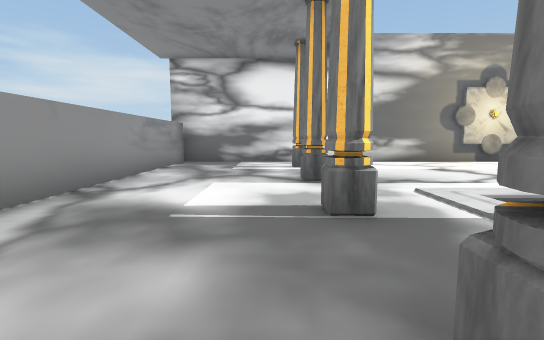
view 1 (above)

17 first-person views from a walk through a scene from a Unity 3-D project. The camera is 1.3 m above the floor, tilts 6° down and sees 85° across. The floor is counted in squares, 2 m on a side. Each view is taken from the middle of a square. On the plan, view 1 faces up. The plan holds only what a view shows up to about 9 squares ahead; the rest is blank. The player is left out. Some surface patterns are stand-ins.

view 2
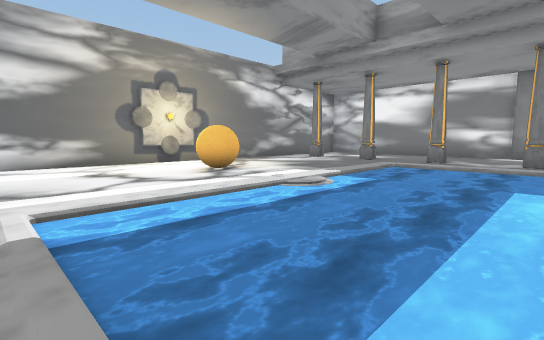

view 3
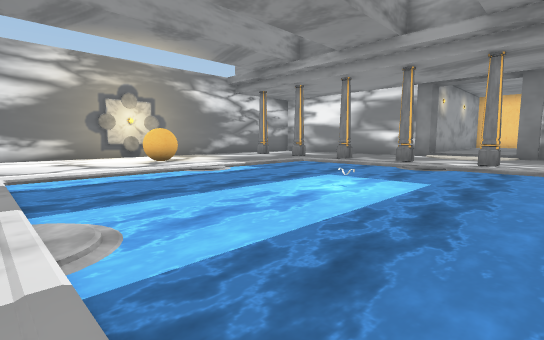

view 4
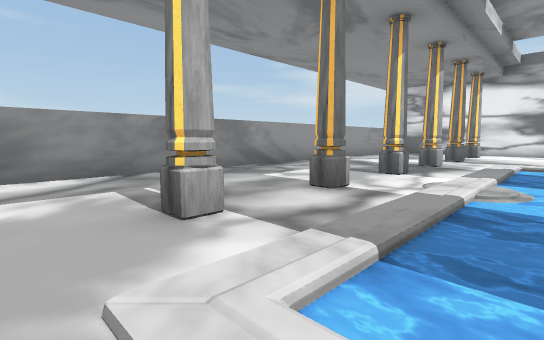

view 5
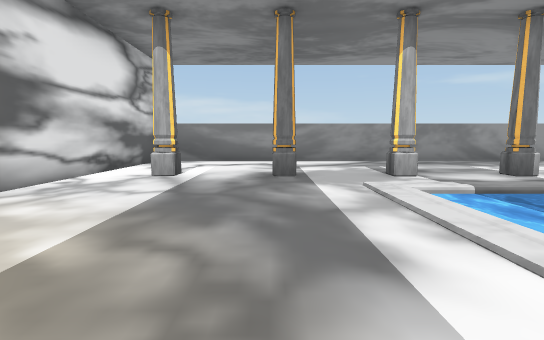

view 6
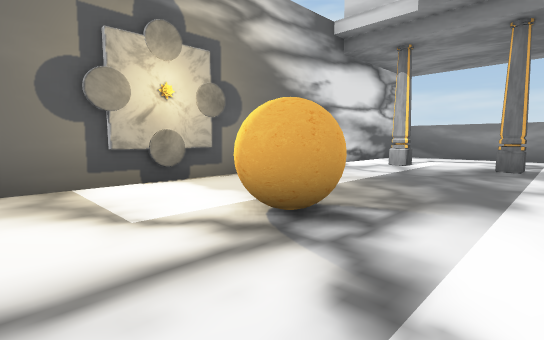

view 7
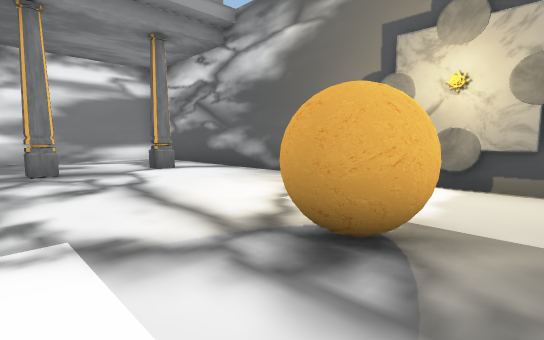

view 8
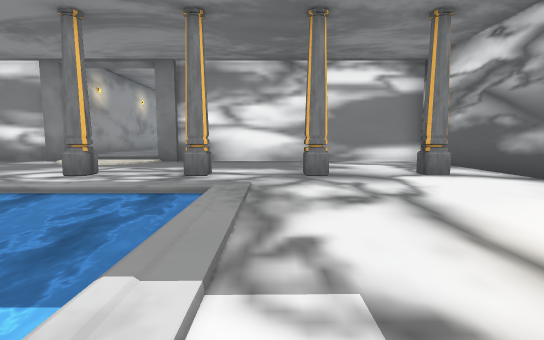

view 9
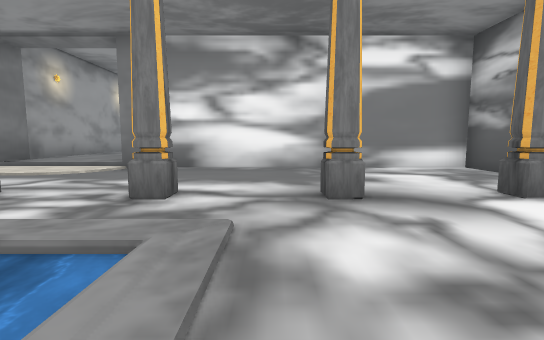

view 10
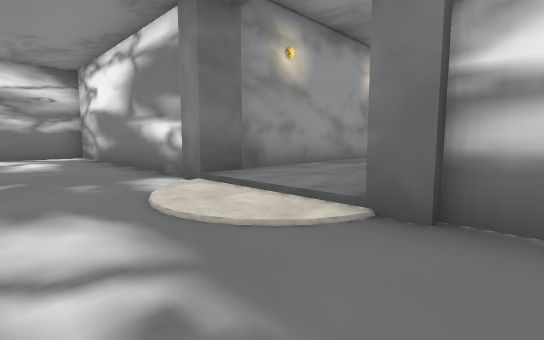

view 11
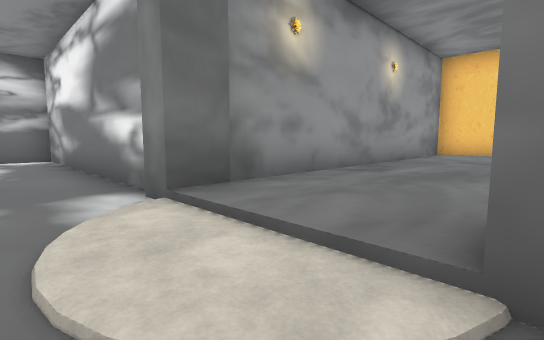

view 12
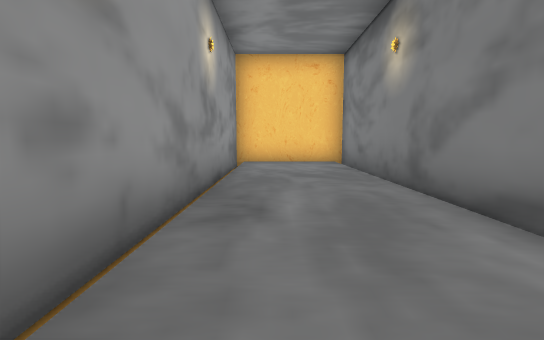

view 13
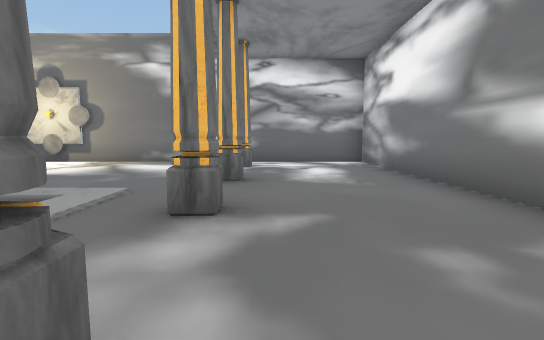

view 14
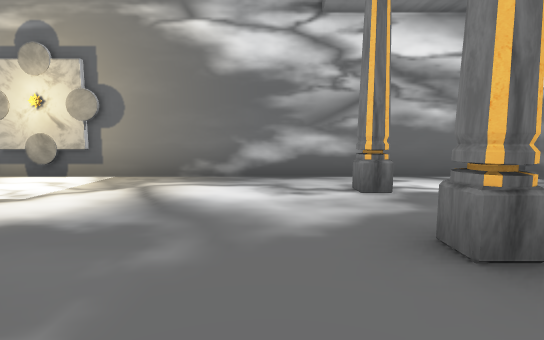

view 15
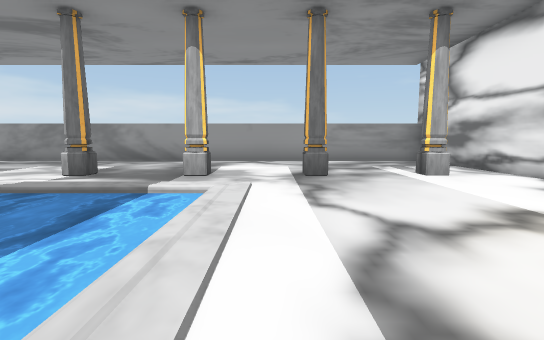

view 16
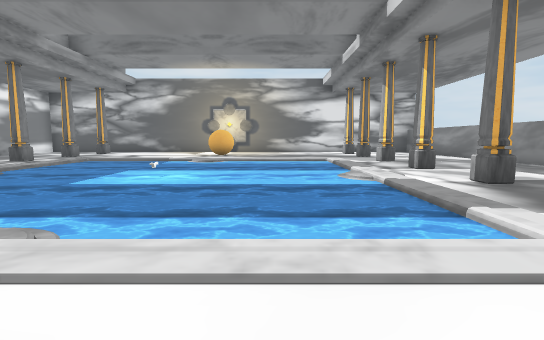

view 17
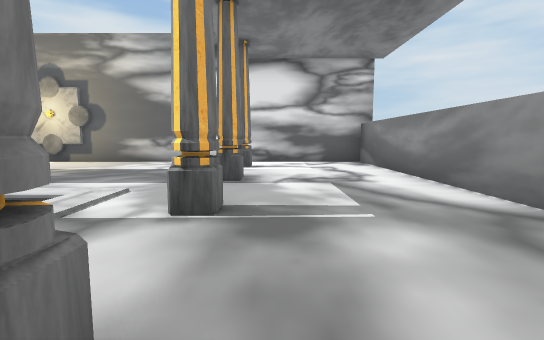

### Floor plan
Key: @ floor where view 1 was taken; # wall or solid block; . main floor; : floor 0.25 m higher than the main floor; / step, stairs or slope; ~ water the walk can cross; ≈ water the walk keeps out of; O other object.
Columns run from 3 left of view 1 to 24 right of it. Each row starts with its distance up from view 1.
  9 ###################
  8 #.................#
  7 #...#.........#...#
  6 #........#........#
  5 #...#.........#...#
  4 #.................#
  3 #...#.≈≈~.~≈≈.#...#
  2 #.....≈≈≈≈≈≈≈.....#
  1 #...#.≈≈≈≈≈≈≈.#...##########
  0 #..@..≈≈≈O≈≈≈.../::::::::::#
 -1 #.....≈≈≈≈≈≈≈...//:::::::::#
 -2 #...#.≈≈≈≈≈≈≈.#...##########
 -3 #.....≈≈≈≈≈≈≈.....#
 -4 #...#.≈≈~.~≈≈.#...#
 -5 #.................#
 -6 #...#.........#...#
 -7 #........#........#
 -8 #...#.........#...#
 -9 #.................#
-10 ###################

Positions as (right, up) in squares from view 1, and headings:
1: (0, 0), facing up
2: (2, 0), facing up-right
3: (2, -3), facing up-right
4: (3, -5), facing up-left
5: (6, -6), facing left
6: (8, -5), facing down-left
7: (5, -5), facing down-right
8: (6, -5), facing right
9: (8, -5), facing right
10: (12, -3), facing up-right
11: (13, -2), facing up-right
12: (15, 0), facing right
13: (12, 0), facing up
14: (10, 3), facing up
15: (6, 4), facing left
16: (4, 5), facing down
17: (0, -1), facing down
